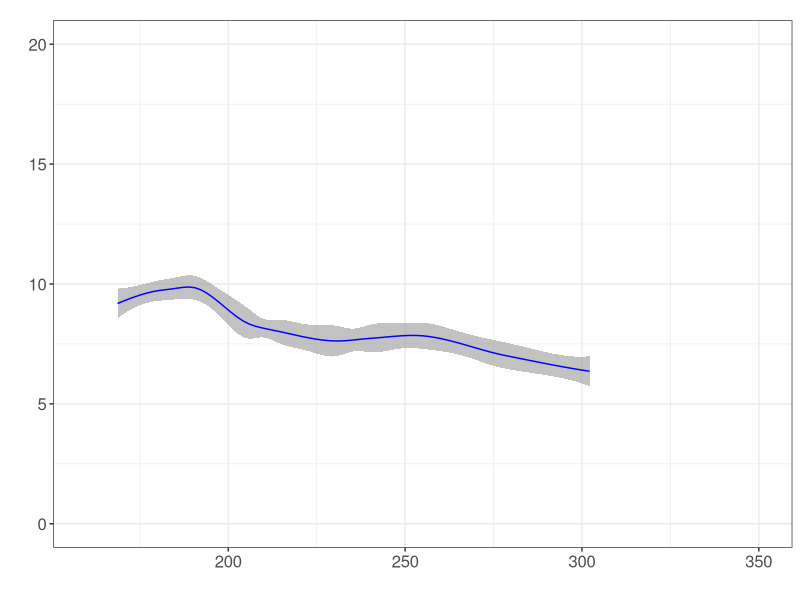

This chart was generated by the following R code: (Note: this script raises an error after producing the figure.)
#=====================================================================================================
# Figure 1: Population Level Response for different cell lines
#=====================================================================================================
#         Population level response of BRAF-mutated melanoma cell lines to PLX4720
#     Fraction of total cells that are positive for FUCCI--live cell reporter for cycling cells
#                   CellLines used: SKMEL5, A375, SKMEL28, WM164
#                 Concentrations for idling phenotype in cell lines:
#                 SKMEL5(8uM), A375(8uM), SKMEL28(16uM), WM164(32uM)
#=====================================================================================================

library(gplots)
require(ggplot2)
setwd("~/Paudel_et_al_2016/SourceData") # Set the working directory;
# Set the output for plots
output <- paste0(substr(getwd(), 1, (nchar(getwd())-nchar("SourceData"))), "Figures") 
fig = "Fig1" # Which figure is this in paper?
output = paste0(output, "/", fig)

#=====================================================================================================
# Read the experimental data
# Define the time frame for the idling phenotype
# SKMEL5 (post 168hrs), A375 (post 180 hrs), WM164 (post 200hrs), SKMEL28 (168hrs)
#=====================================================================================================

data <- read.csv("Fucci_positive_percentage.csv", header=T, sep=",")

#=====================================================================================================
# SKMEL5 Percentage of Fucci positive cells
#=====================================================================================================

cell <- "SKMEL5"
cnc <- 8
s1 <- subset(data, data$CellLine==cell & data$conc==cnc)
s1$Date <- as.character(s1$Date)
s1 <- subset(s1, s1$Time>=168)

ggplot(data = s1, aes(x=s1$Time, y=s1$ffrac, col=Date))+ 
  theme_bw()+geom_smooth(span=.4, aes(group=1), method = "loess", size=.5, alpha=0.6, col="blue")+ 
  scale_colour_manual(values="blue") + ylim(0,20)+ xlim(160, 350)+
  theme(legend.position="none") + theme(axis.text=element_text(size=12)) +
  theme(text = element_text(size=12)) + ggtitle(paste0()) + labs(x="", y="") + 
  ggsave(paste0(cell, " + ", cnc, "μΜ_","Fucci_positive.pdf"), path=output, width=3, height=3)

#=====================================================================================================
# A375 Percentage of Fucci positive cells
#=====================================================================================================
output <- paste0(substr(getwd(), 1, (nchar(getwd())-nchar("SourceData"))), "Figures")
fig = "Supp.Fig1" # Which figure is this in paper?
output = paste0(output, "/", fig)
cell <- "A375"
cnc <- 8
s1 <- subset(data, data$CellLine==cell & data$conc==cnc)
s1$Date <- as.character(s1$Date)
s1 <- subset(s1, s1$Time>=170)

ggplot(data = s1, aes(x=s1$Time, y=s1$ffrac, col=Date))+ 
  theme_bw()+geom_smooth(span=.4, aes(group=1), method = "loess", size=.5, alpha=0.6, col="blue")+ 
  scale_colour_manual(values="blue") + ylim(0,20)+ xlim(160, 350)+
  theme(legend.position="none") + theme(axis.text=element_text(size=12)) +
  theme(text = element_text(size=12)) + ggtitle(paste0()) + labs(x="", y="") + 
  ggsave(paste0(cell, " + ", cnc, "μΜ_","Fucci_positive.pdf"), path=output, width=3, height=3)

#=====================================================================================================
# WM164 Percentage of Fucci positive cells
#=====================================================================================================
output <- paste0(substr(getwd(), 1, (nchar(getwd())-nchar("SourceData"))), "Figures")
fig = "Supp.Fig1" # Which figure is this in paper?
output = paste0(output, "/", fig)
cell <- "WM164"
cnc <- 32
s1 <- subset(data, data$CellLine==cell & data$conc==cnc)
s1$Date <- as.character(s1$Date)
s1 <- subset(s1, s1$Time>=170)

ggplot(data = s1, aes(x=s1$Time, y=s1$ffrac, col=Date))+ 
  theme_bw()+geom_smooth(span=.4, aes(group=1), method = "loess", size=.5, alpha=0.6, col="blue")+ 
  scale_colour_manual(values="blue") + ylim(0,20)+ xlim(160, 350)+
  theme(legend.position="none") + theme(axis.text=element_text(size=12)) +
  theme(text = element_text(size=12)) + ggtitle(paste0()) + labs(x="", y="") + 
  ggsave(paste0(cell, " + ", cnc, "μΜ_","Fucci_positive.pdf"), path=output, width=3, height=3)
